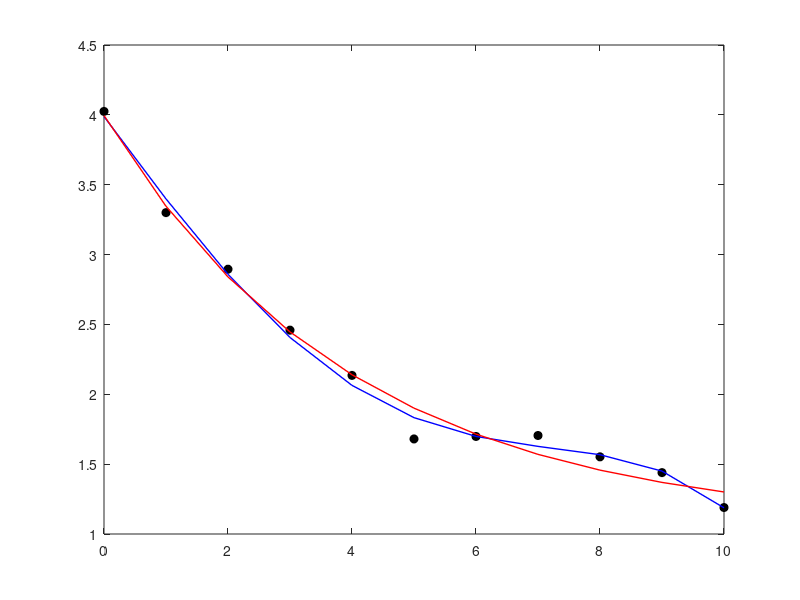

Reproduce this figure in MATLAB. (Note: this script raises an error after producing the figure.)
% The three methods to fit data points are 1) Polyfit, 2) Backslash
% operator, 3) Minimisation

% The data to fit; edit to play with it
x = [0:1:10];
y = 1 + 3*exp(-x/4) + randn(1,11)/10;
plot(x,y,'ko','MarkerFaceColor','k');
hold on

% 1) Polyfit * Turns out a quartic function fits best.
coeffs = polyfit(x,y,4);
yy= polyval(coeffs,x);
plot(x,yy,'b-','LineWidth',1);
coeffs

% 2) The backslash operator method
% y = 1 + 3*exp(-x/4) + random
E = [ones(size(x')),exp(-x'/4)];
backslash_coeffs = E\y';
backslash_y = E*backslash_coeffs;
plot(x,backslash_y','r-','LineWidth',1)
backslash_coeffs

% 3) Minimisation
guess_coeffs = [0.9,2,3];
minimum_coeffs = fminsearch(@(coeffs) fullpractice_chisq(coeffs,x,y), guess_coeffs) % Yes you find your minimum coefficients starting with a set of guess coefficients.
minimum_chisq = fullpractice_chisq(minimum_coeffs,x,y) % a minimum chisq of 0 is best.
yfit = minimum_coeffs(1) + minimum_coeffs(2)*exp(-x/minimum_coeffs(3));
plot(x,yfit,'k-','LineWidth',1)

% *** Notice the difference between the backslash operator and minimisation
% methods. backslash_coeffs only contains two coefficients because it
% can only take in a linear problem and cannot evaluate the coefficient in
% the exponential function (the 4 in -x/4).

% Axes and plot properties
xlim([0,10]);
ylim([0,5]);
xlabel('x variable','fontsize',16);
ylabel('The y function','fontsize',16);
set(gca,'fontsize',16);
set(gca,'TickLength',[0.02,0.0]);


hold off;
% The Spline function
figure;
xlim([0,1]);
ylim([-1,1]);
xlabel('x variable','fontsize',16);
ylabel('The sine function','fontsize',16);
set(gca,'fontsize',16);
set(gca,'TickLength',[0.02,0.0]);

x2 = [0:0.1:1];
y2 = sin(pi*x/3.5);
plot(x2,y2,'ko');
hold on
x2_splinemesh = [0:0.01:1];
y2_spline = spline(x2,y2,x2_splinemesh);
plot(x2_splinemesh,y2_spline,'r-');
hold off














